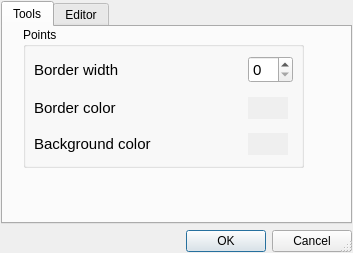
<?xml version="1.0" encoding="UTF-8"?>
<ui version="4.0">
 <class>Preferences</class>
 <widget class="QDialog" name="Preferences">
  <property name="geometry">
   <rect>
    <x>0</x>
    <y>0</y>
    <width>353</width>
    <height>253</height>
   </rect>
  </property>
  <property name="sizePolicy">
   <sizepolicy hsizetype="Minimum" vsizetype="Minimum">
    <horstretch>0</horstretch>
    <verstretch>0</verstretch>
   </sizepolicy>
  </property>
  <property name="windowTitle">
   <string>Dialog</string>
  </property>
  <property name="sizeGripEnabled">
   <bool>true</bool>
  </property>
  <property name="modal">
   <bool>true</bool>
  </property>
  <layout class="QVBoxLayout" name="verticalLayout">
   <item>
    <widget class="QTabWidget" name="tabWidget">
     <property name="currentIndex">
      <number>0</number>
     </property>
     <widget class="QWidget" name="tab">
      <attribute name="title">
       <string>Tools</string>
      </attribute>
      <widget class="QGroupBox" name="groupBox">
       <property name="geometry">
        <rect>
         <x>20</x>
         <y>0</y>
         <width>281</width>
         <height>141</height>
        </rect>
       </property>
       <property name="title">
        <string>Points</string>
       </property>
       <widget class="QWidget" name="gridLayoutWidget">
        <property name="geometry">
         <rect>
          <x>10</x>
          <y>20</y>
          <width>261</width>
          <height>118</height>
         </rect>
        </property>
        <layout class="QGridLayout" name="gridLayout" rowminimumheight="0,0,0" columnminimumwidth="0,0">
         <property name="sizeConstraint">
          <enum>QLayout::SetNoConstraint</enum>
         </property>
         <item row="1" column="1">
          <widget class="QPushButton" name="border_color_button">
           <property name="sizePolicy">
            <sizepolicy hsizetype="Fixed" vsizetype="Fixed">
             <horstretch>0</horstretch>
             <verstretch>0</verstretch>
            </sizepolicy>
           </property>
           <property name="autoFillBackground">
            <bool>true</bool>
           </property>
           <property name="text">
            <string/>
           </property>
           <property name="flat">
            <bool>true</bool>
           </property>
          </widget>
         </item>
         <item row="0" column="1">
          <widget class="QSpinBox" name="borderWidth_spinBox">
           <property name="font">
            <font>
             <pointsize>11</pointsize>
            </font>
           </property>
          </widget>
         </item>
         <item row="0" column="0">
          <widget class="QLabel" name="label">
           <property name="font">
            <font>
             <pointsize>11</pointsize>
            </font>
           </property>
           <property name="text">
            <string>Border width</string>
           </property>
          </widget>
         </item>
         <item row="1" column="0">
          <widget class="QLabel" name="label_3">
           <property name="font">
            <font>
             <pointsize>11</pointsize>
            </font>
           </property>
           <property name="text">
            <string>Border color</string>
           </property>
          </widget>
         </item>
         <item row="2" column="0">
          <widget class="QLabel" name="label_2">
           <property name="font">
            <font>
             <pointsize>11</pointsize>
            </font>
           </property>
           <property name="text">
            <string>Background color</string>
           </property>
          </widget>
         </item>
         <item row="2" column="1">
          <widget class="QPushButton" name="background_color_button">
           <property name="sizePolicy">
            <sizepolicy hsizetype="Fixed" vsizetype="Fixed">
             <horstretch>0</horstretch>
             <verstretch>0</verstretch>
            </sizepolicy>
           </property>
           <property name="autoFillBackground">
            <bool>true</bool>
           </property>
           <property name="text">
            <string/>
           </property>
           <property name="flat">
            <bool>true</bool>
           </property>
          </widget>
         </item>
        </layout>
       </widget>
      </widget>
     </widget>
     <widget class="QWidget" name="tab_2">
      <attribute name="title">
       <string>Editor</string>
      </attribute>
      <widget class="QPlainTextEdit" name="plainTextEdit">
       <property name="geometry">
        <rect>
         <x>10</x>
         <y>10</y>
         <width>281</width>
         <height>131</height>
        </rect>
       </property>
       <property name="sizePolicy">
        <sizepolicy hsizetype="Expanding" vsizetype="Expanding">
         <horstretch>0</horstretch>
         <verstretch>0</verstretch>
        </sizepolicy>
       </property>
      </widget>
     </widget>
    </widget>
   </item>
   <item>
    <widget class="QDialogButtonBox" name="buttonBox">
     <property name="orientation">
      <enum>Qt::Horizontal</enum>
     </property>
     <property name="standardButtons">
      <set>QDialogButtonBox::Cancel|QDialogButtonBox::Ok</set>
     </property>
     <property name="centerButtons">
      <bool>false</bool>
     </property>
    </widget>
   </item>
  </layout>
 </widget>
 <layoutdefault spacing="6" margin="1"/>
 <resources/>
 <connections>
  <connection>
   <sender>buttonBox</sender>
   <signal>accepted()</signal>
   <receiver>Preferences</receiver>
   <slot>accept()</slot>
   <hints>
    <hint type="sourcelabel">
     <x>248</x>
     <y>254</y>
    </hint>
    <hint type="destinationlabel">
     <x>157</x>
     <y>274</y>
    </hint>
   </hints>
  </connection>
  <connection>
   <sender>buttonBox</sender>
   <signal>rejected()</signal>
   <receiver>Preferences</receiver>
   <slot>reject()</slot>
   <hints>
    <hint type="sourcelabel">
     <x>316</x>
     <y>260</y>
    </hint>
    <hint type="destinationlabel">
     <x>286</x>
     <y>274</y>
    </hint>
   </hints>
  </connection>
 </connections>
</ui>
